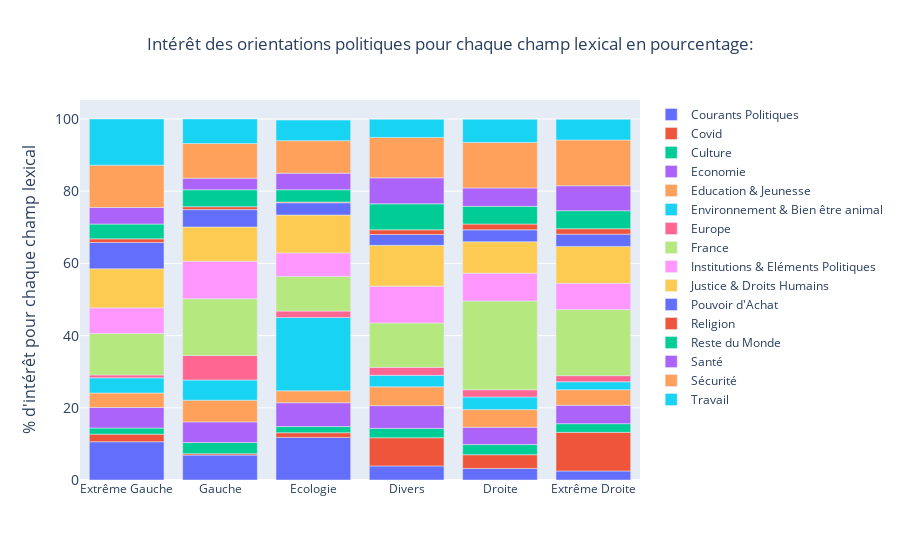

Here is the notebook cell this chart was saved with:
### Code cell
bar_chart_stack_100(based_on="droite")

### Figure 1 — Plotly figure (JSON) as saved in the notebook; plotly's stock layout.template omitted (floating-point values rounded to 4 significant figures)
{"data": [{"name": "Courants Politiques", "type": "bar", "x": ["Extrême Gauche", "Gauche", "Ecologie", "Divers", "Droite", "Extrême Droite"], "y": [10.6, 6.9, 11.8, 3.9, 3.2, 2.5]}, {"name": "Covid", "type": "bar", "x": ["Extrême Gauche", "Gauche", "Ecologie", "Divers", "Droite", "Extrême Droite"], "y": [2.1, 0.4, 1.3, 7.8, 3.8, 10.7]}, {"name": "Culture", "type": "bar", "x": ["Extrême Gauche", "Gauche", "Ecologie", "Divers", "Droite", "Extrême Droite"], "y": [1.7, 3.1, 1.7, 2.6, 2.8, 2.4]}, {"name": "Economie", "type": "bar", "x": ["Extrême Gauche", "Gauche", "Ecologie", "Divers", "Droite", "Extrême Droite"], "y": [5.7, 5.7, 6.6, 6.3, 4.8, 5.1]}, {"name": "Education & Jeunesse", "type": "bar", "x": ["Extrême Gauche", "Gauche", "Ecologie", "Divers", "Droite", "Extrême Droite"], "y": [4, 6, 3.3, 5.2, 4.9, 4.3]}, {"name": "Environnement & Bien être animal", "type": "bar", "x": ["Extrême Gauche", "Gauche", "Ecologie", "Divers", "Droite", "Extrême Droite"], "y": [4.2, 5.6, 20.3, 3.2, 3.5, 2.2]}, {"name": "Europe", "type": "bar", "x": ["Extrême Gauche", "Gauche", "Ecologie", "Divers", "Droite", "Extrême Droite"], "y": [0.8, 6.8, 1.8, 2.2, 2, 1.7]}, {"name": "France", "type": "bar", "x": ["Extrême Gauche", "Gauche", "Ecologie", "Divers", "Droite", "Extrême Droite"], "y": [11.5, 15.7, 9.6, 12.3, 24.6, 18.3]}, {"name": "Institutions & Eléments Politiques", "type": "bar", "x": ["Extrême Gauche", "Gauche", "Ecologie", "Divers", "Droite", "Extrême Droite"], "y": [7.1, 10.4, 6.5, 10.2, 7.7, 7.3]}, {"name": "Justice & Droits Humains", "type": "bar", "x": ["Extrême Gauche", "Gauche", "Ecologie", "Divers", "Droite", "Extrême Droite"], "y": [10.8, 9.5, 10.5, 11.3, 8.7, 10.2]}, {"name": "Pouvoir d'Achat", "type": "bar", "x": ["Extrême Gauche", "Gauche", "Ecologie", "Divers", "Droite", "Extrême Droite"], "y": [7.3, 4.8, 3.4, 3, 3.3, 3.4]}, {"name": "Religion", "type": "bar", "x": ["Extrême Gauche", "Gauche", "Ecologie", "Divers", "Droite", "Extrême Droite"], "y": [1, 0.8, 0.2, 1.3, 1.6, 1.5]}, {"name": "Reste du Monde", "type": "bar", "x": ["Extrême Gauche", "Gauche", "Ecologie", "Divers", "Droite", "Extrême Droite"], "y": [4.1, 4.7, 3.4, 7.2, 4.9, 5]}, {"name": "Santé", "type": "bar", "x": ["Extrême Gauche", "Gauche", "Ecologie", "Divers", "Droite", "Extrême Droite"], "y": [4.6, 3.2, 4.6, 7.2, 5.1, 6.9]}, {"name": "Sécurité", "type": "bar", "x": ["Extrême Gauche", "Gauche", "Ecologie", "Divers", "Droite", "Extrême Droite"], "y": [11.7, 9.6, 9, 11.2, 12.6, 12.7]}, {"name": "Travail", "type": "bar", "x": ["Extrême Gauche", "Gauche", "Ecologie", "Divers", "Droite", "Extrême Droite"], "y": [12.8, 6.8, 5.7, 5, 6.4, 5.7]}], "layout": {"barmode": "relative", "title": {"text": "Intérêt des orientations politiques pour chaque champ lexical en pourcentage:", "x": 0.5}, "yaxis": {"tickfont": {"size": 14}, "title": {"font": {"size": 16}, "text": "% d'intérêt pour chaque champ lexical"}}}}
